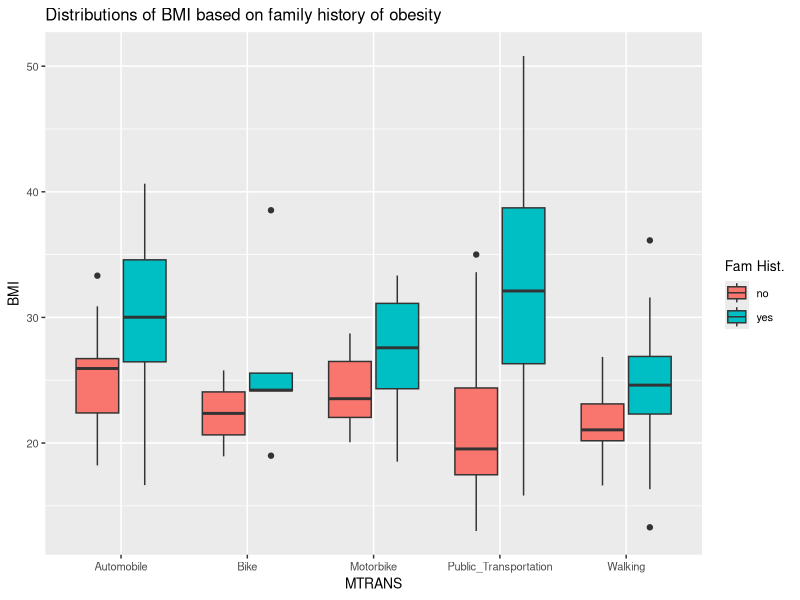
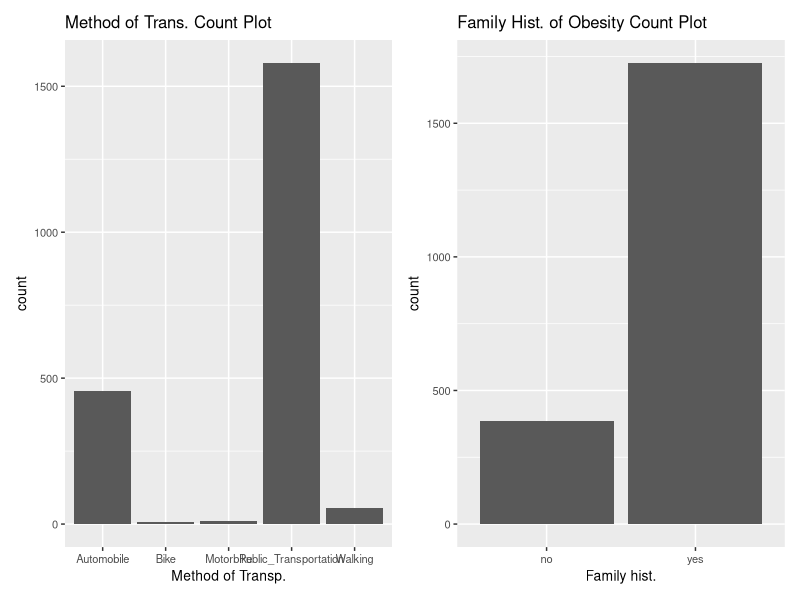
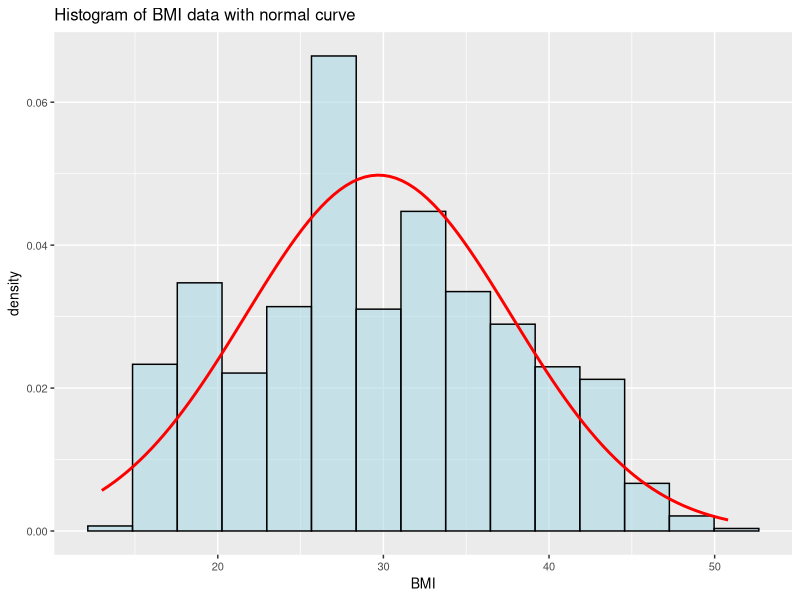
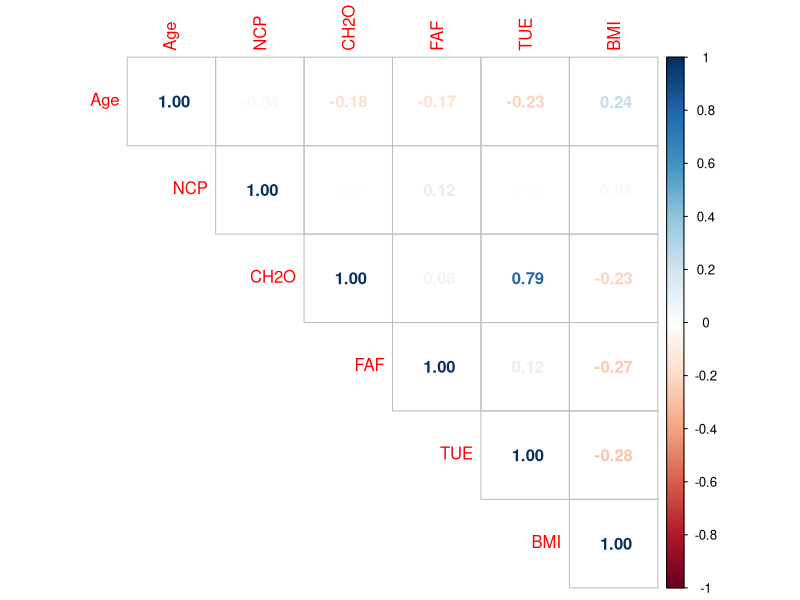
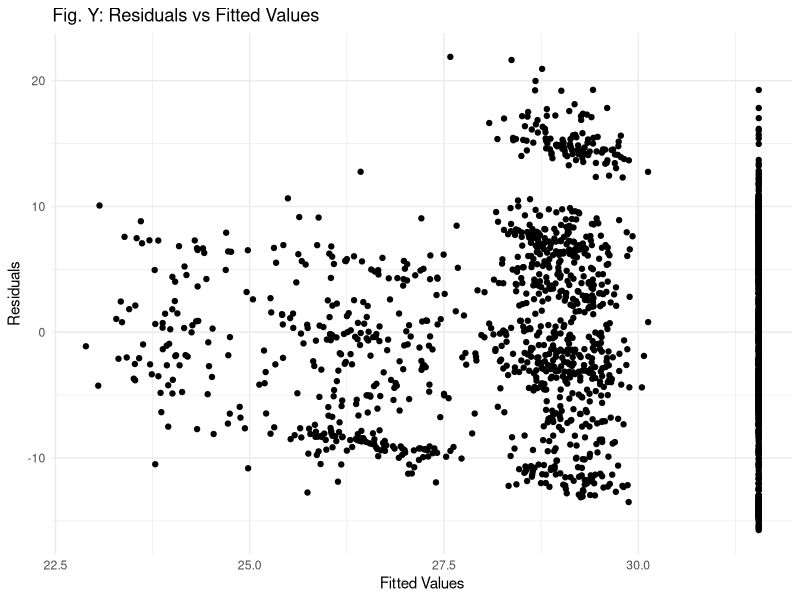

R code for these plots, in order:
## ---- chunk 1
knitr::opts_chunk$set(message =  FALSE)
knitr::opts_chunk$set(warning =  FALSE)
knitr::opts_chunk$set(error =  FALSE)
knitr::opts_chunk$set(echo = FALSE)
bfcolor <- function(x, color) {
  if (knitr::is_latex_output()) {
    sprintf("\\textcolor{%s}{\\textbf{%s}}", color, x)
  } else if (knitr::is_html_output()) {
    sprintf("<span style='color: %s;'><b>%s</b></span>", color, x)
  } else x
}
## ---- chunk 2
# Load packages
library(knitr)
library(ggplot2)
library(dplyr)

# Input data
obesityData <- read.csv("../data/BMI_data.csv")
## ---- chunk 3
set.seed(1234566)
n <- nrow(obesityData)
obesityData$FAF <- case_when(
  obesityData$FAF < 1 ~ 0,
  obesityData$FAF >= 1 & obesityData$FAF < 2 ~ rnorm(n, 1.5, 0.25),
  obesityData$FAF >= 2 & obesityData$FAF < 3 ~ rnorm(n, 3, .5),
  obesityData$FAF >= 3 ~ rnorm(n, 4.5, 0.25)
)
obesityData$TUE <- case_when(
  obesityData$TUE < 1 ~ runif(n, 0,2),
  obesityData$TUE >= 1 & obesityData$TUE < 2 ~ runif(n, 3, 5),
  obesityData$TUE >= 2 ~ rexp(n, 1) + 5
)
obesityData$CH2O <- case_when(
  obesityData$TUE < 1 ~ runif(n, 0,1),
  obesityData$TUE >= 1 & obesityData$TUE < 2 ~ runif(n, 1, 2),
  obesityData$TUE >= 2 ~ rexp(n, 1) + 2
)
## ---- chunk 4
quant_vars <- obesityData %>%
  select(where(is.numeric))
summary_stats <-summary(quant_vars)

kable(summary_stats, col.names = colnames(quant_vars), 
      caption = "Summary Statistics for Quantitative Variables")
## ---- chunk 5

# Ensure that categorical variables are selected correctly and convert character to factors if needed
categorical_vars <- obesityData %>%
  mutate(across(where(is.character), as.factor)) %>%
  select(where(is.factor))


# Create an empty list to store summary tables for each variable
summary_list <- list()

# Loop through each categorical variable and calculate summary statistics
for (var in colnames(categorical_vars)) {
  
  # Create a frequency table for each variable
  freq_table <- table(categorical_vars[[var]])
  
  # Calculate the proportions (frequency)
  prop_table <- prop.table(freq_table)
  
  # Create a data frame to store counts and proportions
  summary_df <- data.frame(
    Category = names(freq_table),
    Count = as.integer(freq_table),
    Proportion = round(prop_table, 3)
  )
  
  # Add the summary table to the list
  summary_list[[var]] <- summary_df
}


# Loop through all categorical variables and print their summaries
for (var in colnames(categorical_vars)) {
  if (!is.null(summary_list[[var]]) && is.data.frame(summary_list[[var]])) {
    # Print the table for the variable using kable
    print(kable(summary_list[[var]][,c("Category", "Count", "Proportion.Freq")],
                caption = paste("Summary for", var)))
  } 
  }


## ---- chunk 6
theme_update(text = element_text(size=10))
ggplot(obesityData, aes(x=MTRANS, y=BMI, 
                        fill = family_history_with_overweight)) +
  geom_boxplot() +
  ggtitle("Distributions of BMI based on family history of obesity") +
  labs(fill = "Fam Hist.")
## ---- chunk 7
library(patchwork)
theme_update(text = element_text(size=10))
a<-ggplot(obesityData, aes(x=factor(MTRANS))) +
  geom_bar() +
  xlab("Method of Transp.") +
  ggtitle("Method of Trans. Count Plot")
b<-ggplot(obesityData, aes(x=factor(family_history_with_overweight))) +
  geom_bar() +
  xlab("Family hist.") +
  ggtitle("Family Hist. of Obesity Count Plot")
a+b + plot_layout(ncol = 2) 
## ---- chunk 8
ggplot(obesityData, aes(x=BMI)) +
  geom_histogram(aes(y=..density..),bins=15, fill="lightblue", color="black", alpha=0.6) +
  stat_function(fun=dnorm, args=list(mean=mean(obesityData$BMI),
                                     sd=sd(obesityData$BMI)),
                color="red", linewidth=1) +
  ggtitle("Histogram of BMI data with normal curve")

## ---- chunk 9
continous <- obesityData[, c("Age", "NCP", "CH2O", 
                             "FAF", "TUE", "BMI")]
library(corrplot)
cor_mat <- cor(continous)
corrplot(cor_mat, method="number", "upper")
## ---- chunk 10
# Fit linear model
BMIonFAF <- lm(BMI ~ FAF, data=obesityData)

# Get the summary of the model
BMIonFAF_summary <- summary(BMIonFAF)

# Format the coefficients and p-values
formatted_coefficients <- matrix(as.character(signif(
  BMIonFAF_summary$coefficients, 4)), ncol = 4)

colnames(formatted_coefficients) <- c("Estimate", "Std. Error",
                                      "t value", "p-value")
rownames(formatted_coefficients) <- c('Intercept',
                                      'Frequency of\nphysical activity')


kable(formatted_coefficients,
      caption = 'Fig. X: Simple Linear Regression of BMI on Fequency of Physical Activity')
## ---- chunk 11
# Check calculation using R function
kable(confint(BMIonFAF),
      caption = 'Confidence Interval Calculation by R')
## ---- chunk 12
# Generate residual plot
# Create residuals and fitted values
residuals <- resid(BMIonFAF)
fitted_values <- fitted(BMIonFAF)

data.frame(fitted_values, residuals) %>% 
  ggplot(aes(x = fitted_values,
             y = residuals)) +
  geom_point() +
  labs(title = "Fig. Y: Residuals vs Fitted Values",
       x = "Fitted Values",
       y = "Residuals") +
  theme_minimal()
## ---- chunk 13
write.csv(obesityData, "../data/data-cleaned.csv", row.names = FALSE)
